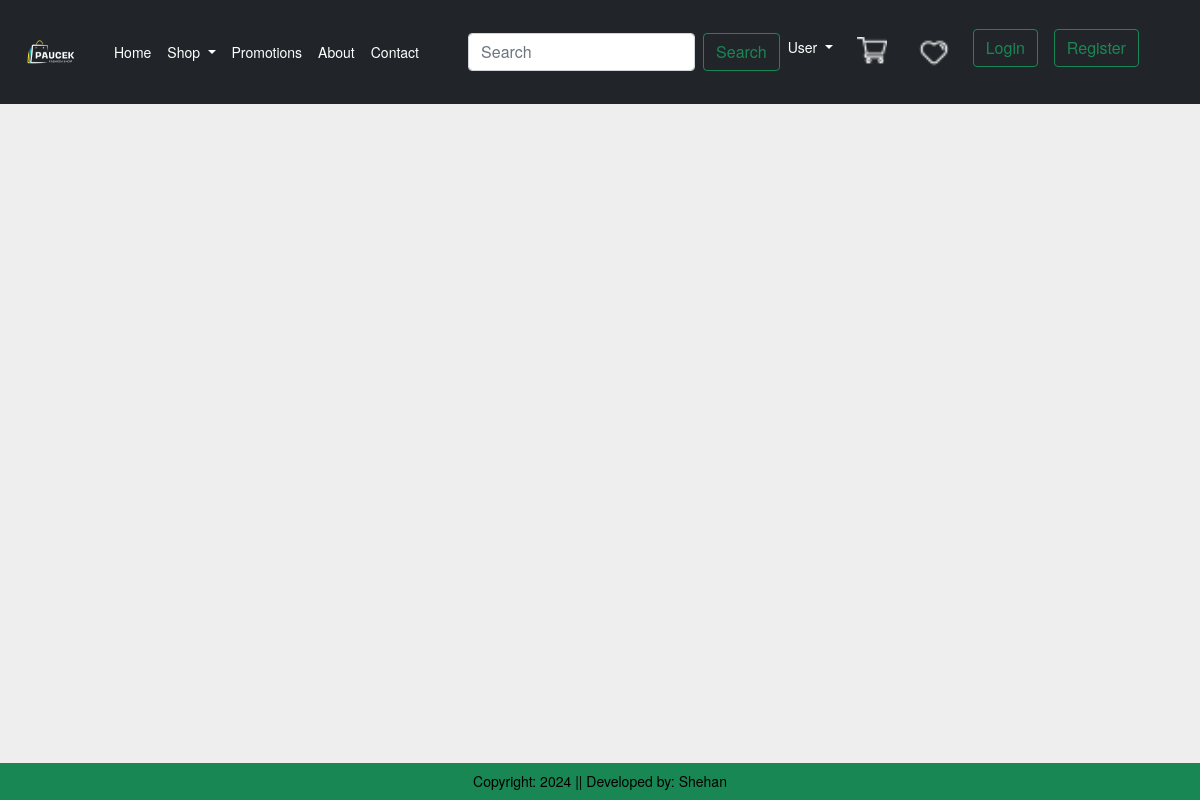
/category/FW/, run on an earlier commit of the app's database.
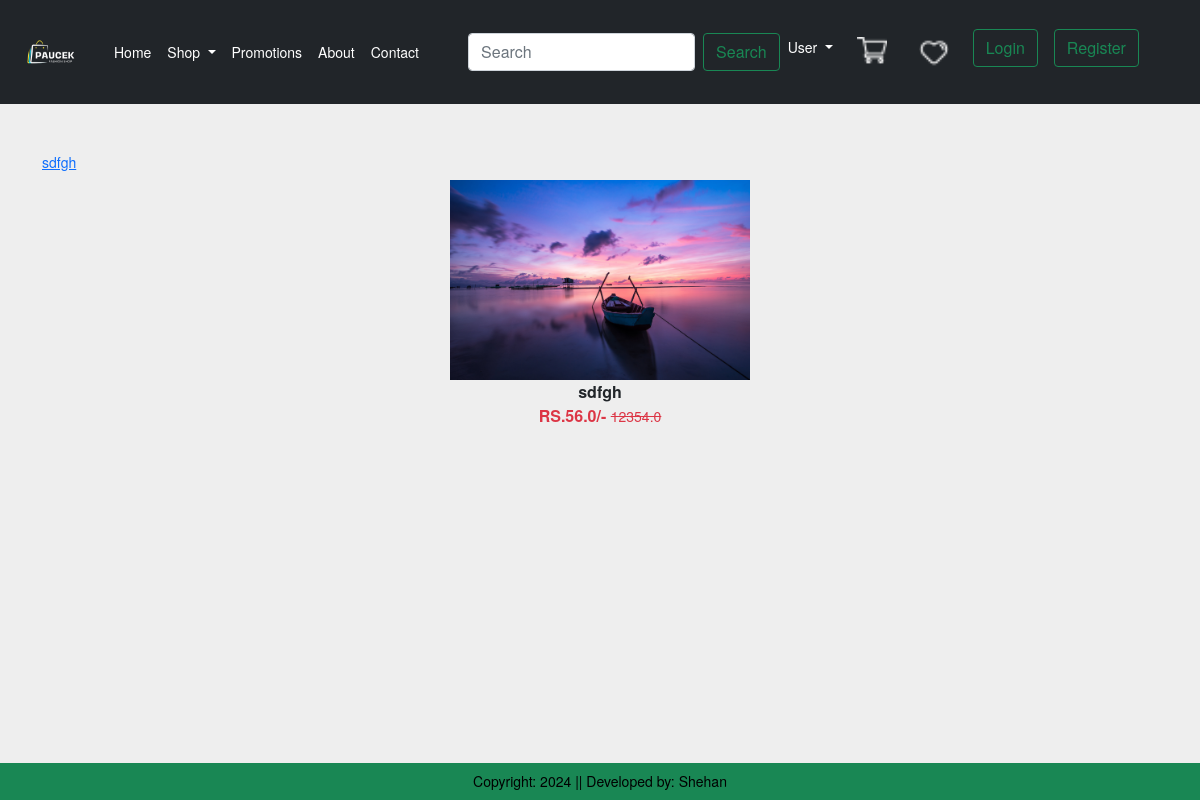
And on a later commit of the database.
### app/models.py (models this page shows, shortened)
class products(models.Model):
    CATEGORY_CHOICES ={
          ('Mw','MensWear'),
          ('CW','CasualWear'),
          ('WW','WomensWear'),
          ('KW','KidsWear'),
          ('FW','FormalWear'),
          ('AC','Accessories'),
    }
    title =models.CharField(max_length=100)
    selling_price = models.FloatField()
    discount_price = models.FloatField()
    description = models.TextField()
    material = models.TextField(default='')
    category =models.CharField(choices= CATEGORY_CHOICES,max_length=2)
    product_image =models.ImageField(upload_to='product')

### app/views.py (the view)
class CategoryView(View):
    def get(self,request,val):
        Product =products.objects.filter(category=val)
        title = products.objects.filter(category=val).values('title').annotate(total = Count('title'))
        return render(request,"app/category.html",locals())

### app/templates/app/category.html (shortened to what this page needs)
{% extends 'app/index.html'%}
{% load static %}
{% block main-content %}
<div class="container my-5">
    <div class="row">
        <div class="col-5m-3">
          {% for val in title %}
          <a hef="{% url 'category' val.title %}" class="list-group -item list-group item-action" aria-current ="true">{{val.title}}</a>
          {% endfor%}
        </div>
        <div class="col -5m-9 ">
            <div class="row">
                {%  for prod in Product%}
                  <div class=" col text-center mb-4">
                    <a href="{% url 'product-details' prod.id%}" class="btn">
                        <div>
                            <img src="{{prod.product_image.url}}" alt="" width="300px" height="200px">
                            <div class="fw-bold">{{prod.title}}</div>
                            <div class="fw-bold text-danger">
                                RS.{{prod.discount_price}}/-
                                <small class="fw-light text-decoration-line-through">{{prod.selling_price}}
                                </small>
                            </div>
                        </div>
                    </a>
                  </div>
                {% endfor %}
            </div>
        </div>
    </div>
</div>
{% endblock main-content %}

What changed in the data, as far as the page shows it:
added products: product_image (picture), title "sdfgh", discount_price "56.0", selling_price "12354.0"
Also different on the page:
new list line: "sdfgh"
